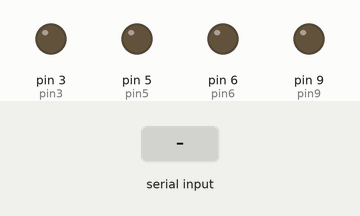
Recording of a sketch running on a simulated Arduino Uno, built with avr-gcc and run on an emulated ATmega328P. On the bench: output pins drawn as LEDs (lit = HIGH). The inputs (shaded band) are chosen by the test bench.

Above: at 1.2 s.
1.3 s: "w" received over Serial
At 1.9 s:
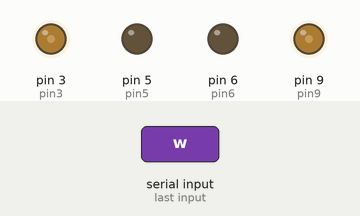
2.8 s: "s" received over Serial
At 4.0 s:
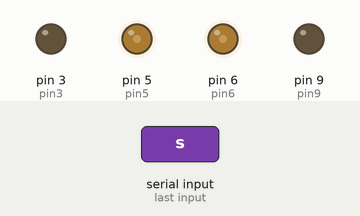
4.3 s: "a" received over Serial
At 5.4 s:
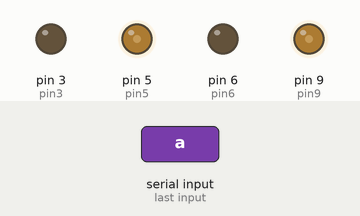
5.8 s: "d" received over Serial
At 6.5 s:
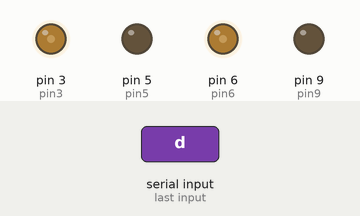
7.3 s: "x" received over Serial
At 7.6 s:
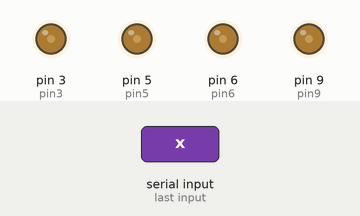
Timing chart, 0 to 9.8 s (numbered marks = the images above; inputs shaded):
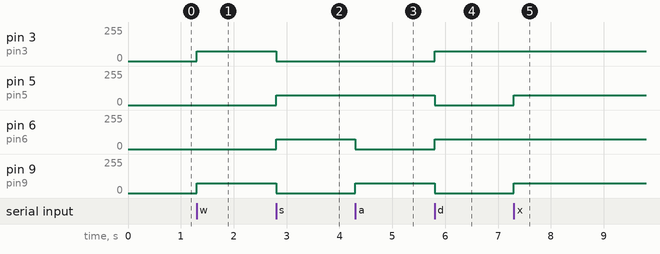

The sketch:

jhony4.ino
```cpp
int pin3 =3;
int pin5 =5;
int pin6 =6;
int pin9 =9;
int estado;
int vel = 75;
void setup() {
  Serial.begin (9600);
  pinMode(3, OUTPUT);
  pinMode(5, OUTPUT);
  pinMode(6, OUTPUT);
  pinMode(9, OUTPUT);
}
void activar(int v){
    analogWrite(pin3, v);
    analogWrite(pin5, v);
    analogWrite(pin6, v);
    analogWrite(pin9, v);
}
void parar(){
  analogWrite(pin3, 0);
  analogWrite(pin5, 0);
  analogWrite(pin6, 0);
  analogWrite(pin9, 0);
}
void adelante(int v){
    analogWrite(pin3, v);
    analogWrite(pin5, 0);
    analogWrite(pin6, 0);
    analogWrite(pin9, v);
}
void atras(int v){
    analogWrite(pin3, 0);
    analogWrite(pin5, v);
    analogWrite(pin6, v);
    analogWrite(pin9, 0);
  }
void derecha(int v){
    analogWrite(pin3, v);
    analogWrite(pin5, 0);
    analogWrite(pin6, v);
    analogWrite(pin9, 0);
}


void izquierda(int v){
    analogWrite(pin3, 0);
    analogWrite(pin5, v);
    analogWrite(pin6, 0);
    analogWrite(pin9, v);
}

 void loop() {
if (Serial.available ()>0){
    estado = Serial.read();
    if (estado != -1){
      switch(estado){
          case 'w':
          adelante(vel);
          break;
          case 's': //
          atras(vel);
          break;
          case 'a':
          izquierda(vel);
          break;
          case 'd':
          derecha(vel);
          break;
          case 'x':
          activar(vel);
          break;
          case 'c':
          parar();
          break;
      }
    }
  }
}
```

Measured:
- after the input at 1.3 s, pin 3 (pin3), pin 9 (pin9): 0/255 → 75/255 at once
- after the input at 2.8 s, pin 3 (pin3), pin 9 (pin9): 75/255 → 0/255 at once; pin 5 (pin5), pin 6 (pin6): 0/255 → 75/255 at once
- after the input at 4.3 s, pin 6 (pin6): 75/255 → 0/255 at once; pin 9 (pin9): 0/255 → 75/255 at once
- after the input at 5.8 s, pin 3 (pin3), pin 6 (pin6): 0/255 → 75/255 at once; pin 5 (pin5), pin 9 (pin9): 75/255 → 0/255 at once
- after the input at 7.3 s, pin 5 (pin5), pin 9 (pin9): 0/255 → 75/255 at once
